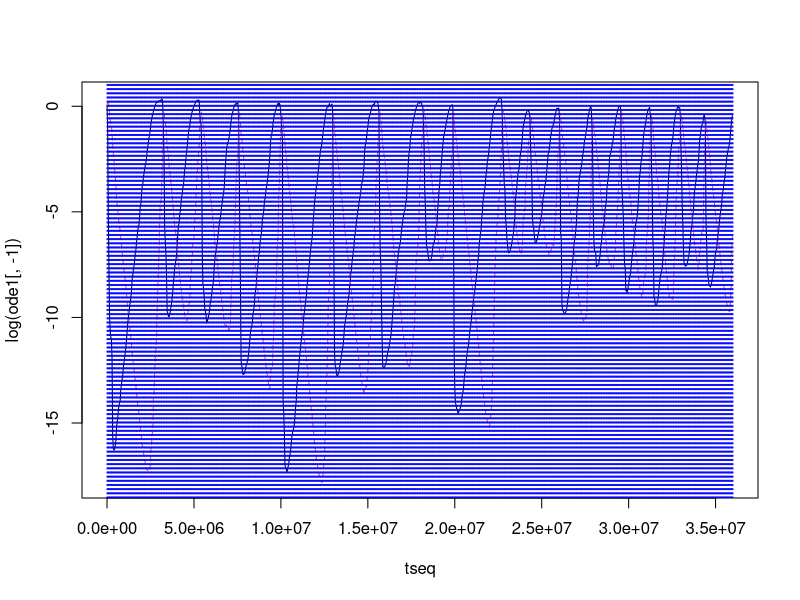
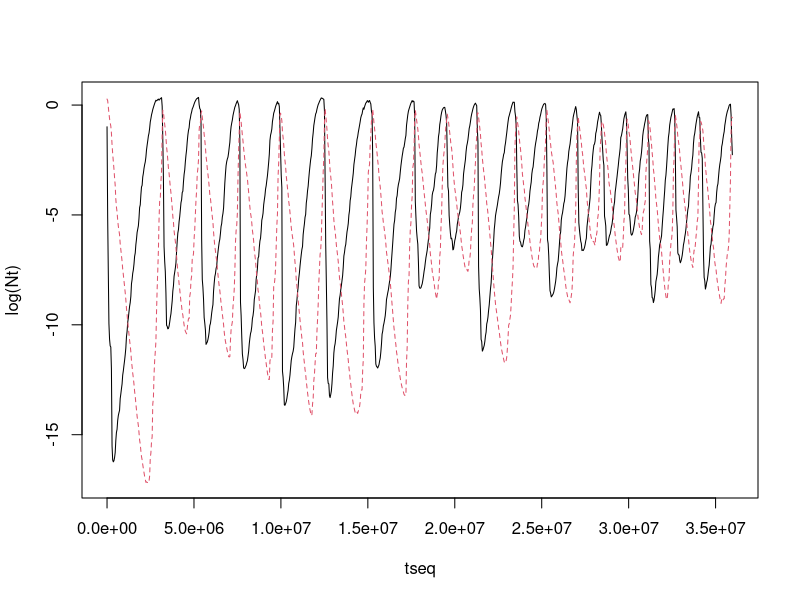
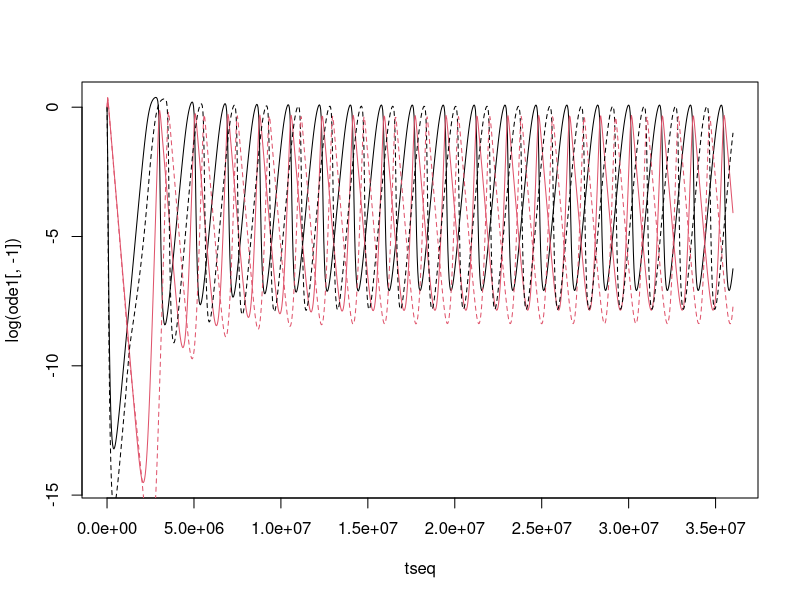
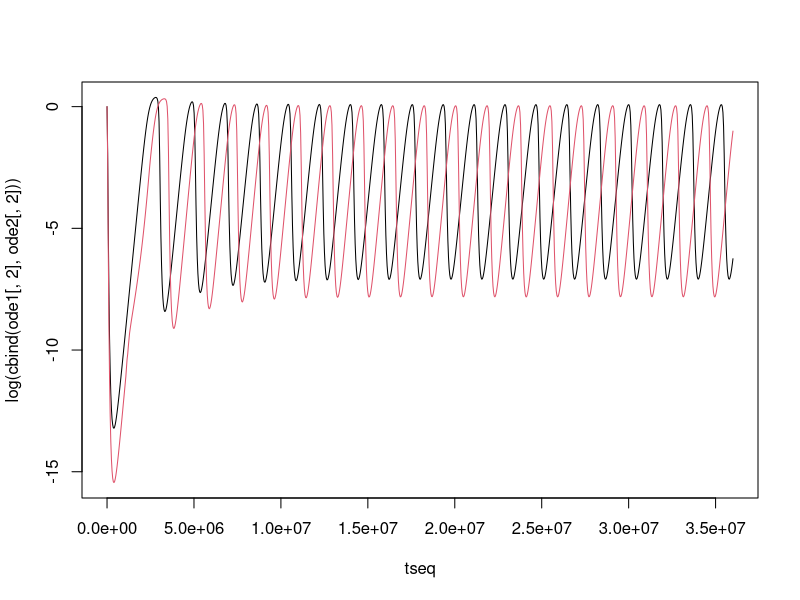
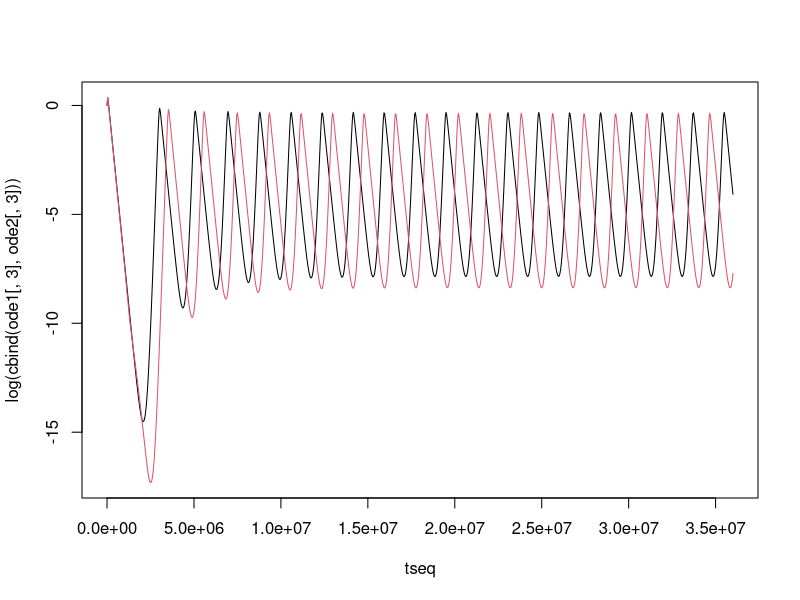

Recreate these plots in R, in order.
####################################################################################
# Include temperature fluctuations in pred-prey models from Fussmann et al. (2014) #
####################################################################################

# Functions ---------------------------------------------------------------

arrhenius <- function(Tt,E0,E1,T0=293.15,k=8.617*10^-5){
  E0 * exp( E1*(Tt-T0) / (k*Tt*T0) )
}

cr <- function(y,r,K,a,b,x,eps=0.85){
  R <- y[1]
  C <- y[2]
  dR <- R * ( r*(1-R/K) - a*C/(b+R) )
  dC <- C * ( eps*a*R/(b+R) - x )
  list(c(dR,dC))
}

  # R = prey biomass (g/m^2)
  # C = predator biomass (g/m^2)
  # r = prey intrinsic rate of increase (low density, absence of predator)
  # K = prey carrying capacity (absence of predators)
  # a = rate at which predator encounters prey
  # b = prey density at which predator is feeding at 1/2 max capacity
  # eps = number of predators produced for each prey eaten
  # x = consumption rate required for predator to sustain itself
  # tau = step length

cr_dis <- function(t,y,parms=NULL){
  
  tpos <- which(tseq>=t)[1]
  # use params from *element* number matching end of time interval
  
  r <- rseq[tpos]
  K <- Kseq[tpos]
  a <- aseq[tpos]
  b <- bseq[tpos]
  x <- xseq[tpos]

  cr(y,r,K,a,b,x)
  
}

cr_sin <- function(t,y,parms=NULL){
  
  Tt <- Tmu + 293.15 + Psd*sin(2*pi*t/lP) # these params defined externally
  
  r <- arrhenius(Tt,rE0,rE1)
  K <- arrhenius(Tt,KE0,KE1)
  a <- arrhenius(Tt,aE0,aE1)
  b <- arrhenius(Tt,bE0,bE1)
  x <- arrhenius(Tt,xE0,xE1)

  cr(y,r,K,a,b,x)
  
}

# Species parameters ------------------------------------------------------

rE0 <- 8.715*10^-7
KE0 <- 5.623
aE0 <- 8.408*10^-6
bE0 <- 3.664
xE0 <- 2.689*10^-6

# rE1 <- 0.84
# KE1 <- -0.772
# aE1 <- 0.467
# bE1 <- -0.114
# xE1 <- 0.639
  # From species-level averages
  # change slopes later
  # r units are per SECOND; pop more than triples every 24h

rE1 <- 0.84
KE1 <- -0.508
aE1 <- 0.708
bE1 <- -0.678
xE1 <- 0.428
  # From Fig. S1

# Simulations with discrete temperatures ----------------------------------

nt <- 1000 # number of timesteps to calculate densities for
tmax <- 10^4 * 60^2  # maximum length of time in seconds
tseq <- seq(0,tmax,length.out=nt)
nP <- 1000 # number of perturbations over time series
lP <- nt/nP # perturbation length in nt units - has to be whole number

Tmu <- 20
Psd <- 5
Pvals <- rnorm(nP,mean=0,sd=Psd)
Pt <- rep(Pvals,each=lP)
Ttseq <- rep(Tmu + 293.15,nt) + Pt

rseq <- arrhenius(Ttseq,rE0,rE1)
Kseq <- arrhenius(Ttseq,KE0,KE1)
aseq <- arrhenius(Ttseq,aE0,aE1)
bseq <- arrhenius(Ttseq,bE0,bE1)
xseq <- arrhenius(Ttseq,xE0,xE1)
eps <- 0.85
  # will have to hold each of these constant for multiple timesteps
  # (otherwise numerical approximation of continuous time doesn't work)

R0 <- 1
C0 <- 1

### Numerical integration

library(deSolve)
ode1 <- ode(y=c(R0=R0,C0=C0),times=tseq,func=cr_dis,parms=NULL)
matplot(tseq,log(ode1[,-1]),type="l")
abline(v=seq(0,tmax,length.out=nP+1),col="blue",lty=3)  
  # +1 accounts for t=0

### Euler's approximation at small timsteps

nf <- 10^3
Nt <- data.frame(R=rep(NA,nt),C=rep(NA,nt))

dt_i <- tseq[2]-tseq[1]
dt_j <- dt_i/nf

for(i in 1:nt){
  for(j in 1:nf){
    tcur <- (i-1)*dt_i + (j-1)*dt_j
    if(j==1){
      if(i==1){
        Ntcur <- c(R0,C0) + unlist(cr_dis(tcur,y=c(R0,C0)))*dt_j
      }
      if(i>1){
        Ntcur <- c(Nt[i-1,1],Nt[i-1,2]) + unlist(cr_dis(tcur,y=c(Nt[i-1,1],Nt[i-1,2])))*dt_j
      }
    }
    if(j>1){
      Ntcur <- c(Ntcur[1],Ntcur[2]) + unlist(cr_dis(tcur,y=c(Ntcur[1],Ntcur[2])))*dt_j
    }
  }
  Nt[i,] <- Ntcur
    # i indexes *end* of time interval
}
      
matplot(tseq,log(Nt),type="l")

# Simulations with sinusoidal temperatures --------------------------------

nt <- 1000 # number of timesteps to calculate densities for
tmax <- 10^4 * 60^2  # maximum length of time in seconds
tseq <- seq(0,tmax,length.out=nt)
lP <- tmax/10000 # wavelength in seconds

Tmu <- 20 # mean temperature in degrees C
Psd <- 5 # wave amplitude

R0 <- 1
C0 <- 1

### Numerical integration

Psd <- 0
ode1 <- ode(y=c(R0=R0,C0=C0),times=tseq,func=cr_sin,parms=NULL)
Psd <- 5
ode2 <- ode(y=c(R0=R0,C0=C0),times=tseq,func=cr_sin,parms=NULL)
matplot(tseq,log(ode1[,-1]),type="l",lty=1)
matplot(tseq,log(ode2[,-1]),type="l",add=T,lty=2)

matplot(tseq,log(cbind(ode1[,2],ode2[,2])),type="l",lty=1)
matplot(tseq,log(cbind(ode1[,3],ode2[,3])),type="l",lty=1)
  # variance -> both predator and prey fluctuate slightly more and 
  # reach lower densities
  # also, cycles slightly slower
  # increasing variance accentuates these effects

### Brief results summary

  # DISCRETE
  # - sometimes transient dynamics persist for ages; other times, snaps straight into 
  # new regime 
  # - the longer the intervals between temperature switches, the lesss transient 
  # dynamics matter
  # - negative perturbations > positive perturbations?
  # - perturbations every timestep breaks the simulation

  # CONTINUOUS
  # - wavelength -> 0 => constant fluctuations
  # (but how does this compare to mean in cons env?)

  # predator dynamics (rate of increase) slower than prey -> sharp vs blunt peaks

# TODO
# - check approximation for errors, and how this varies with n perturbations
# - chemostat resource
# - resource dynamics when generalist consumer unaffected by resource
# = a practical guide to Ecological Modelling Soetaert & Herman
